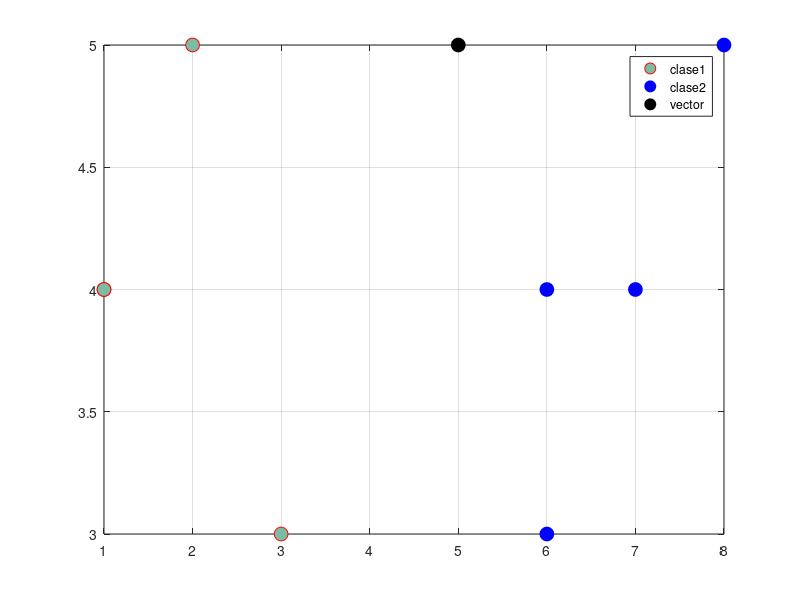

This figure's MATLAB source:
clc
clear
close all
warning off all 

%Programa que calcula a que clase pertenece un vector

%Declaramos nuestras clases y nuestro vector
c1 = [1,3,1,2;2,3,5,2];
c2 = [6,6,7,8;4,3,4,5];
vx=input('dame la coordenada del vector en x: ');
vy=input('dame la coordenada del vector en y: ');
vector = [vx;vy];%cambia el vector para despues

%calculando las medias
mediaC1 = mean(c1,2)
mediaC2 = mean(c2,2);

%calculando las esperanzas
a = [c1(1,:) - mediaC1(1); c1(2,:) - mediaC1(2)];
b = a';
EsperanzaC1 = (1/4) * (a*b)
c = [c2(1,:) - mediaC2(1); c2(2,:) - mediaC2(2)];
d = c';
EsperanzaC2 = (1/4)*(c*d)

%calculando la inversa
inv1 = inv(EsperanzaC1);
inv2 = inv(EsperanzaC2);

%calculando las distancias
dist1 = [2,2]*(inv1)*[2;2];
dist2 = [-3,1]*(inv2)*[-3;1];

%encontrando la menor distancia
dato = [dist1, dist2];
minimo = min(dato);
dato2 = find(dato == minimo);
fprintf('El vector desconocido pertenece a la clase %d\n',dato2);

%graficando las clases y el vector
plot(c1(1,:),c2(2,:),'ro', 'MarkerSize', 10, 'MarkerFaceColor',rand(1,3))
grid on%cuadricula
hold on
plot(c2(1,:),c2(2,:),'bo', 'MarkerSize', 10, 'MarkerFaceColor','b')
plot(vector(1,:),vector(2,:),'ko', 'MarkerSize', 10, 'MarkerFaceColor','k')
legend('clase1','clase2', 'vector')

